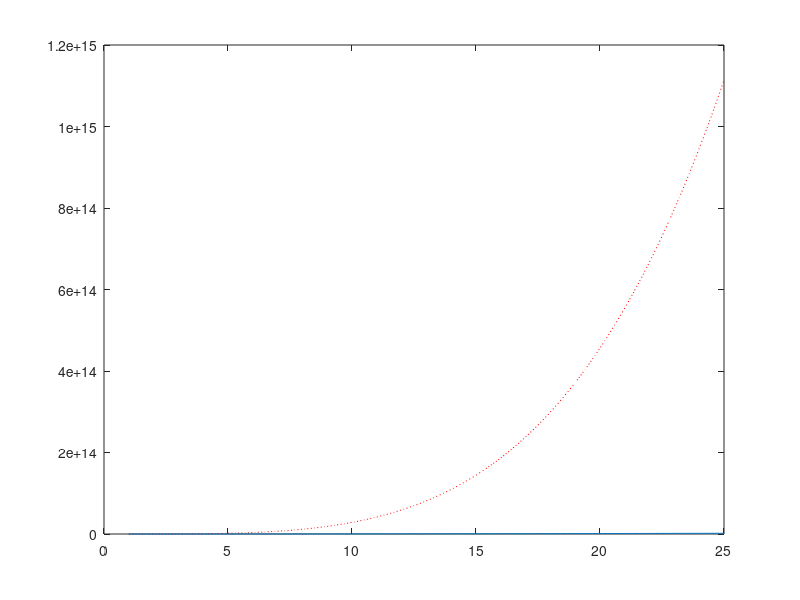

Write the MATLAB code that produced this figure.
lambda = 0.06972; RNG = 0:25; Pt = 0.00354834; 
    tau = 1e-9; RCS = 0.0729; G = 1;  
    pt = 0.00354834;
    r=1:0.1:25;
    pe = pt*(exp(2.7)/20)^2*RCS*lambda^2./((4*pi)^3.*r.^4);
    pem = pt*(exp(2.7)/20)^2*RCS*lambda^2./((4*pi)^3.*r.^2);
    y = 1./r.^4;
    
    figure, plot(r,1./pe,'r:',r,1./pem);